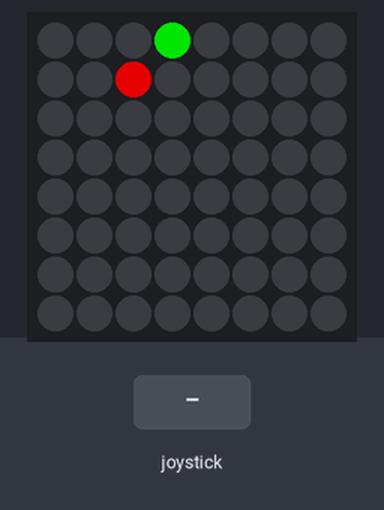
Bench run of a program on a simulated Raspberry Pi (BCM pin numbers) with a Sense HAT. Shown: the Sense HAT's 8×8 RGB LED matrix. The test bench sets the inputs (shaded band). Dim RGB values are drawn brighter than linear; random numbers come from a fixed seed.

Above: at 6.4 s.
6.5 s: joystick pushed left
At 6.9 s:
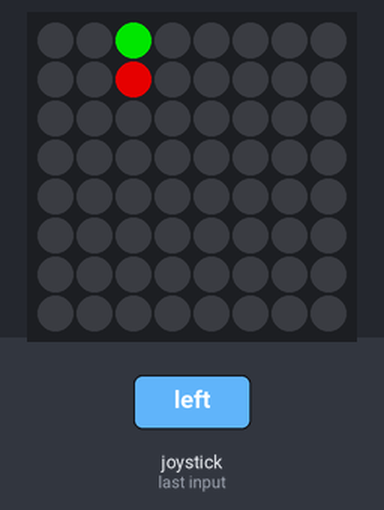
9.5 s: joystick pushed up
At 9.9 s:
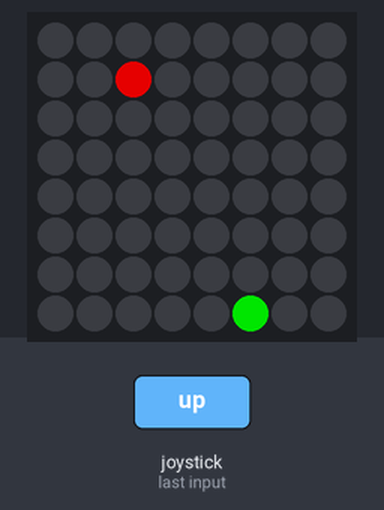
12.5 s: joystick pushed right
At 12.9 s:
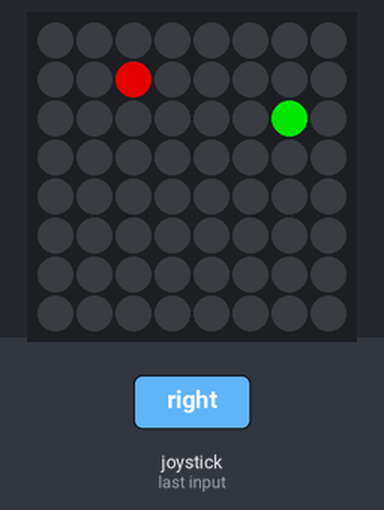
15.5 s: joystick pushed down
At 15.9 s:
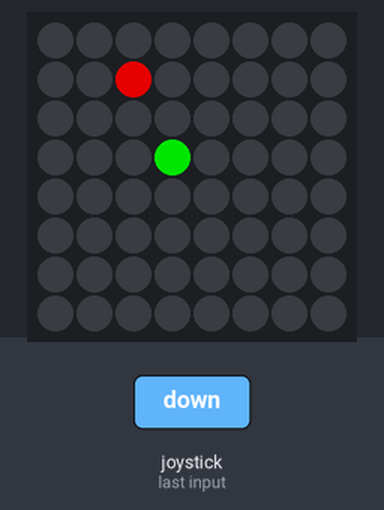
23.0 s: joystick pushed left
At 23.4 s:
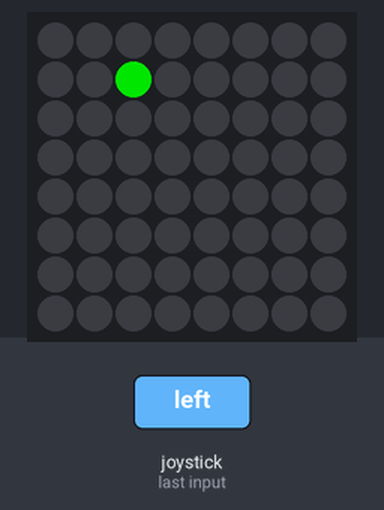
26.0 s: joystick pushed up
At 26.68 s:
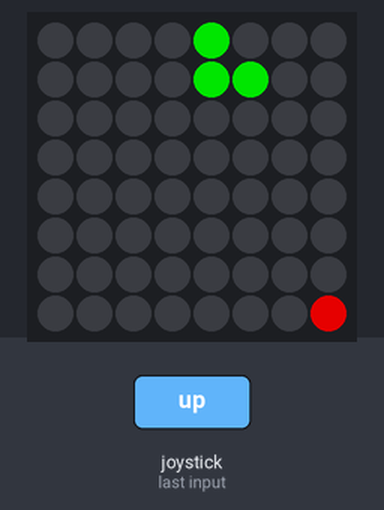
Timing chart, 0 to 29.0 s (numbered marks = the images above; inputs shaded):
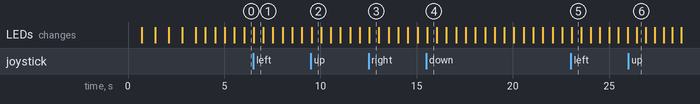

Measured:
- what the display in image 1 shows lasts 0.5 s, from 6.5 s to 7.0 s

The program:

snake.py
```python
from sense_hat import SenseHat
import time
import random

senseHat = SenseHat()
senseHat.low_light = True

GREEN = (0, 255, 0)
RED = (255, 0, 0)
WHITE = (255, 255, 255)
NO_LED = (0, 0, 0)


def five_img():
    W = WHITE
    O = NO_LED
    img = [O, O, W, W, W, W, O, O,
        O, O, W, O, O, O, O, O,
        O, O, W, O, O, O, O, O,
        O, O, W, W, W, W, O, O,
        O, O, O, O, O, W, O, O,
        O, O, O, O, O, W, O, O,
        O, O, O, O, O, W, O, O,
        O, O, W, W, W, W, O, O,]
    return img


def four_img():
    W = WHITE
    O = NO_LED
    img = [O, O, W, O, O, O, O, O,
        O, O, W, O, O, O, O, O,
        O, O, W, O, O, O, O, O,
        O, O, W, O, W, O, O, O,
        O, O, W, W, W, W, O, O,
        O, O, O, O, W, O, O, O,
        O, O, O, O, W, O, O, O,
        O, O, O, O, W, O, O, O,]
    return img


def three_img():
    W = WHITE
    O = NO_LED
    img = [O, O, W, W, W, W, O, O,
        O, O, O, O, O, W, O, O,
        O, O, O, O, O, W, O, O,
        O, O, O, W, W, W, O, O,
        O, O, O, O, O, W, O, O,
        O, O, O, O, O, W, O, O,
        O, O, O, O, O, W, O, O,
        O, O, W, W, W, W, O, O,]
    return img


def two_img():
    W = WHITE
    O = NO_LED
    img = [O, O, W, W, W, W, O, O,
        O, O, O, O, O, W, O, O,
        O, O, O, O, O, W, O, O,
        O, O, W, W, W, W, O, O,
        O, O, W, O, O, O, O, O,
        O, O, W, O, O, O, O, O,
        O, O, W, O, O, O, O, O,
        O, O, W, W, W, W, O, O,]
    return img


def one_img():
    W = WHITE
    O = NO_LED
    img = [O, O, O, O, W, O, O, O,
        O, O, O, W, W, O, O, O,
        O, O, W, O, W, O, O, O,
        O, O, O, O, W, O, O, O,
        O, O, O, O, W, O, O, O,
        O, O, O, O, W, O, O, O,
        O, O, O, O, W, O, O, O,
        O, O, O, W, W, W, O, O,]
    return img


images = [five_img, four_img, three_img, two_img, one_img]

COUNTDOWN_DELAY = 0.70
MATRIX_MIN_VALUE = 0
MATRIX_MAX_VALUE = 7
MATRIX_SIZE = 8

while True:
    # variables:
    gameOverFlag = False
    growSnakeFlag = False
    generateRandomFoodFlag = False
    snakeMovementDelay = 0.5
    snakeMovementDelayDecrease = -0.02

    # start countdown:
    for img in images:
        senseHat.set_pixels(img())
        time.sleep(COUNTDOWN_DELAY)

    # set default snake starting position (values are just chosen by preference):
    snakePosX = [3]
    snakePosY = [6]

    # generate random food position:
    while True:
        foodPosX = random.randint(0, 7)
        foodPosY = random.randint(0, 7)
        if foodPosX != snakePosX[0] or foodPosY != snakePosY[0]:
            break

    # set default snake starting direction (values are just chosen by preference):
    movementX = 0
    movementY = -1

    # -----------------------------------
    #             game loop
    # -----------------------------------
    while not gameOverFlag:
        # check if snake eats food:
        if foodPosX == snakePosX[0] and foodPosY == snakePosY[0]:
            growSnakeFlag = True
            generateRandomFoodFlag = True
            snakeMovementDelay += snakeMovementDelayDecrease

        # check if snake bites itself:
        for i in range(1, len(snakePosX)):
            if snakePosX[i] == snakePosX[0] and snakePosY[i] == snakePosY[0]:
                gameOverFlag = True

        # check if game-over:
        if gameOverFlag:
            break

        # check joystick events:
        events = senseHat.stick.get_events()
        for event in events:
            if event.direction == "left" and movementX != 1:
                movementX = -1
                movementY = 0
            elif event.direction == "right" and movementX != -1:
                movementX = 1
                movementY = 0
            elif event.direction == "up" and movementY != 1:
                movementY = -1
                movementX = 0
            elif event.direction == "down" and movementY != -1:
                movementY = 1
                movementX = 0

        # grow snake:
        if growSnakeFlag:
            growSnakeFlag = False
            snakePosX.append(0)
            snakePosY.append(0)

        # move snake:
        for i in range((len(snakePosX) - 1), 0, -1):
            snakePosX[i] = snakePosX[i - 1]
            snakePosY[i] = snakePosY[i - 1]

        snakePosX[0] += movementX
        snakePosY[0] += movementY

        # check game borders:
        if snakePosX[0] > MATRIX_MAX_VALUE:
            snakePosX[0] -= MATRIX_SIZE
        elif snakePosX[0] < MATRIX_MIN_VALUE:
            snakePosX[0] += MATRIX_SIZE
        if snakePosY[0] > MATRIX_MAX_VALUE:
            snakePosY[0] -= MATRIX_SIZE
        elif snakePosY[0] < MATRIX_MIN_VALUE:
            snakePosY[0] += MATRIX_SIZE

        # spawn random food:
        if generateRandomFoodFlag:
            generateRandomFoodFlag = False
            retryFlag = True
            while retryFlag:
                foodPosX = random.randint(0, 7)
                foodPosY = random.randint(0, 7)
                retryFlag = False
                for x, y in zip(snakePosX, snakePosY):
                    if x == foodPosX and y == foodPosY:
                        retryFlag = True
                        break

        # update matrix:
        senseHat.clear()
        senseHat.set_pixel(foodPosX, foodPosY, RED)
        for x, y in zip(snakePosX, snakePosY):
            senseHat.set_pixel(x, y, GREEN)

        # snake speed (game loop delay):
        time.sleep(snakeMovementDelay)
```
